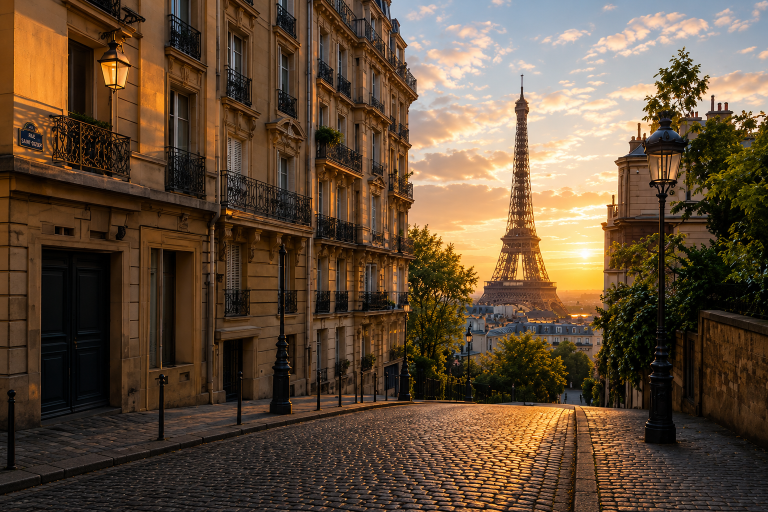
#> input picture Forth/bg/paris.png, 1536 x 1024 px (shown at 1/2 size)
$ python scene6.py
#> lines starting #> are read from the running program, lines starting #| are printed output that depends on the picture
#!/usr/bin/env python3
"""
Aila Launch Film — Scene 6 v2: personalized-journey hero (6.5s).
Corrections per sample (0619_2_.mp4):
  * TRANSITION: camera zooms INTO the detail card's hero photo (slow creep,
    then fast push to full-bleed) crossfading into the Paris background.
  * TEXT: warm cream (252,247,240), Lora ~86px, sample's two-beat build:
    block A first, pause, then block B + spinner together. Paragraph gap.
  * SPINNER: Aila comet ring (spinning, 1 rot/sec) below the text at left.

Text:
  A: This journey is crafted just for you.
  B: Every destination, stay, and experience
     is personalized to match your
     travel style, budget, and interests.

Assets: bg/paris.png, slices/detail_card.png, fonts/Lora.ttf
4K 3840x2160 @ 30fps.  Run:  python scene6.py aila_scene_06.mp4
"""
import math, subprocess, sys
from PIL import Image, ImageDraw, ImageFont, ImageFilter

S      = 1.5
W, H   = int(2560*S), int(1440*S)
FPS    = 30
DUR    = 6.5
N      = int(DUR*FPS)

BEIGE   = (239, 233, 223)
CREAM   = (252, 247, 240)     # sample-measured text color
ORANGE  = (245, 166, 35)
BLUE    = (33, 150, 243)

AD = "./slices"
GD = "./bg"
FD = "./fonts"

FONT = ImageFont.truetype(f"{FD}/Lora.ttf", int(86*S))
try: FONT.set_variation_by_axes([500])   # sample serif weight
except Exception: pass

BLOCK_A = ["This journey is crafted just for you."]
BLOCK_B = ["Every destination, stay, and experience",
           "is personalized to match your",
           "travel style, budget, and interests."]

TEXT_X   = int(317*S)
Y_A      = int(376*S)
LINE_H   = int(122*S)
PARA_GAP = int(41*S)          # sample: 163 vs 122 line pitch
RING_C   = (int(378*S), int(1030*S))
RING_R   = 55*S

# hero photo rect on screen (measured from detail slice placement)
HERO = (int(285*S), int(215*S), int(1233*S), int(742*S))

# timeline (s)
T_CREEP  = (0.00, 0.68)       # subtle pre-zoom (sample: slow creep 0.2-0.7)
T_ZOOM   = (0.68, 1.15)       # fast push into hero photo (sample: 0.7-1.15)
XFADE_AT = 0.55               # bg crossfade begins at this zoom progress
T_WORDS_A = (1.30, 1.85)
T_LEAD_B  = 1.95              # first word of block B appears early, then pause
T_WORDS_B = (2.90, 3.55)
T_RING    = 3.35
KB        = (1.060, 1.000)    # bg settles from zoomed, continuing the push

clamp = lambda x,a=0,b=1: max(a,min(b,x))
eoc = lambda t: 1-(1-clamp(t))**3
eic = lambda t: clamp(t)**3
eio = lambda t: (lambda u: u*u*(3-2*u))(clamp(t))
lerp = lambda a,b,t: a+(b-a)*t
def lerpc(c1,c2,t): return tuple(int(c1[i]+(c2[i]-c1[i])*t) for i in range(3))

# ---------- background master (scrim baked) ----------
def build_bg():
    src = Image.open(f"{GD}/paris.png").convert("RGB")
#> src is the input picture: PIL image 1536x1024 RGB; mean R, G, B 97.5, 76.8, 56.1
    s = max(W/src.width, H/src.height) * KB[0]
#> s = 2.65
    mw, mh = int(src.width*s), int(src.height*s)
#> mw = 4070; mh = 2713
    m = src.resize((mw, mh), Image.LANCZOS)
    m = m.filter(ImageFilter.UnsharpMask(radius=2.2, percent=68, threshold=2))
    grad = Image.new("L", (mw, 1))
    for x in range(mw):
        f = x/mw
        v = int(118*max(0.0, 1.0-f*1.28) + 30)      # scrim reaches ~78% width
        grad.putpixel((x,0), v)
    scrim = grad.resize((mw, mh))
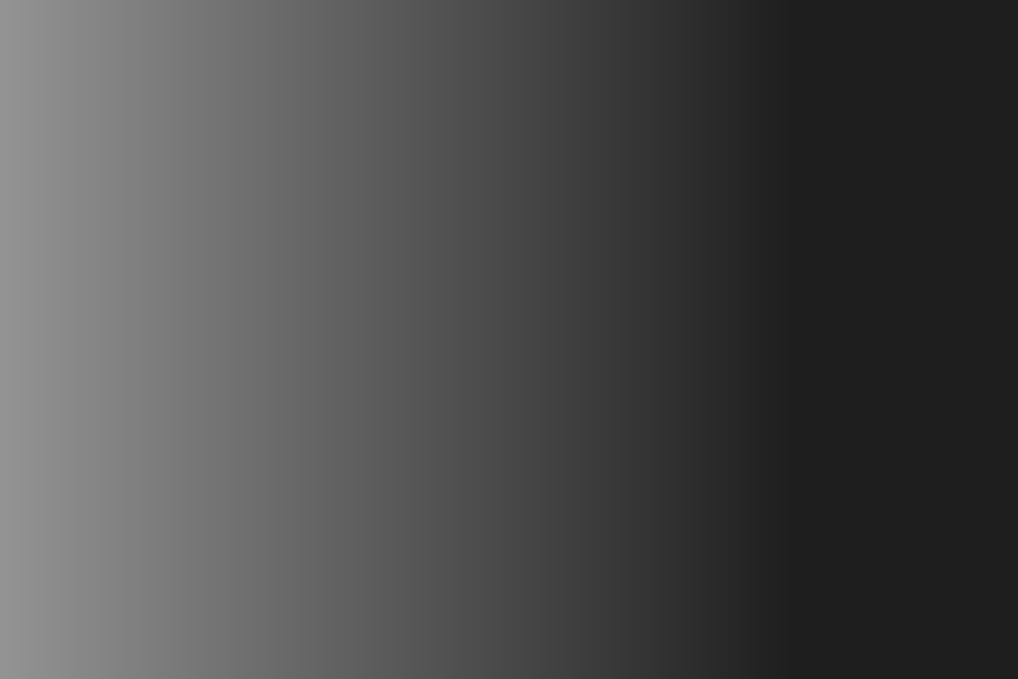
#> scrim: PIL image 4070x2713 L (shown at 1/4 size); min 30, max 148, mean 75.7
    dark = Image.new("RGB", (mw, mh), (8, 9, 12))
    return Image.composite(dark, m, scrim)
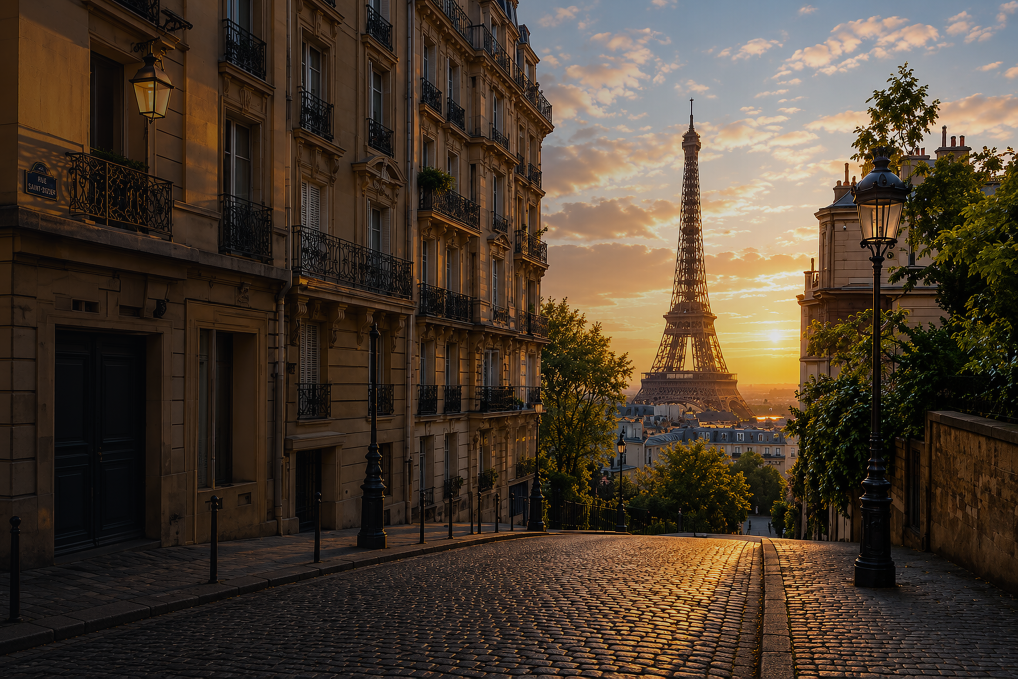
#> returned value: PIL image 4070x2713 RGB (shown at 1/4 size); mean R, G, B 74.2, 60.4, 46.7
MASTER = build_bg()
MW, MH = MASTER.size
#> MW = 4070; MH = 2713

# [5 lines left out: function bg_frame, not called in this run]

# ---------- scene-5 end state ----------
def build_prev():
    lay = Image.new("RGBA", (W, H), BEIGE+(255,))
    det = Image.open(f"{AD}/detail_card.png").convert("RGBA")
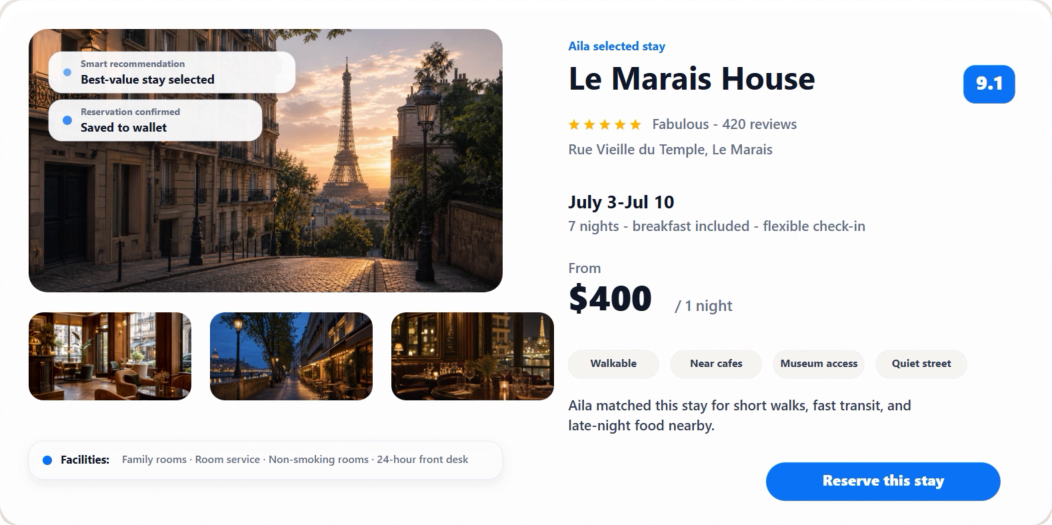
#> input picture Forth/slices/detail_card.png, 2103 x 1050 px (shown at 1/2 size)
#> det is the input picture: PIL image 2103x1050 RGBA; mean R, G, B, A 199, 196.7, 196.5, 254.9
    det = det.resize((int(det.width*S), int(det.height*S)), Image.LANCZOS)
#> det: PIL image 3154x1575 RGBA
    blur = int(26*S)
    sh = Image.new("RGBA", (det.width+blur*6, det.height+blur*6), (0,0,0,0))
#> sh: PIL image 3388x1809 RGBA; every value is 0
    ImageDraw.Draw(sh).rounded_rectangle(
        [blur*3,blur*3,blur*3+det.width,blur*3+det.height],
        radius=int(28*S), fill=(30,26,20,54))
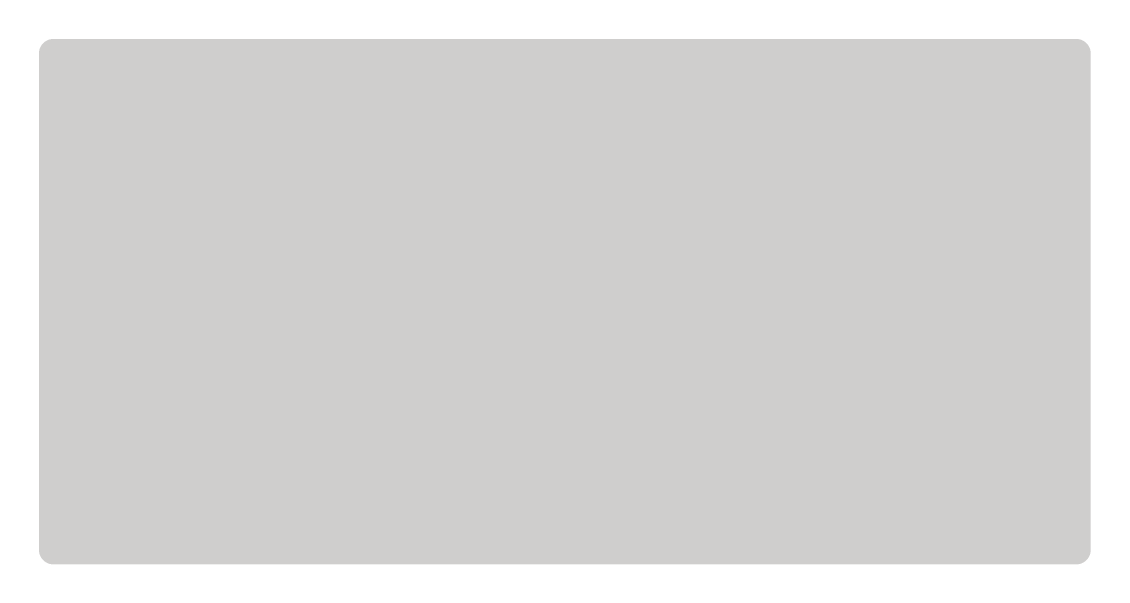
#> sh: PIL image 3388x1809 RGBA (shown at 1/3 size); mean R, G, B, A 24.3, 21.1, 16.2, 43.8; transparent parts drawn white
    sh = sh.filter(ImageFilter.GaussianBlur(blur))
    px, py = int(228*S), int(158*S)
    lay.alpha_composite(sh, (px-blur*3, py-blur*3+int(18*S)))
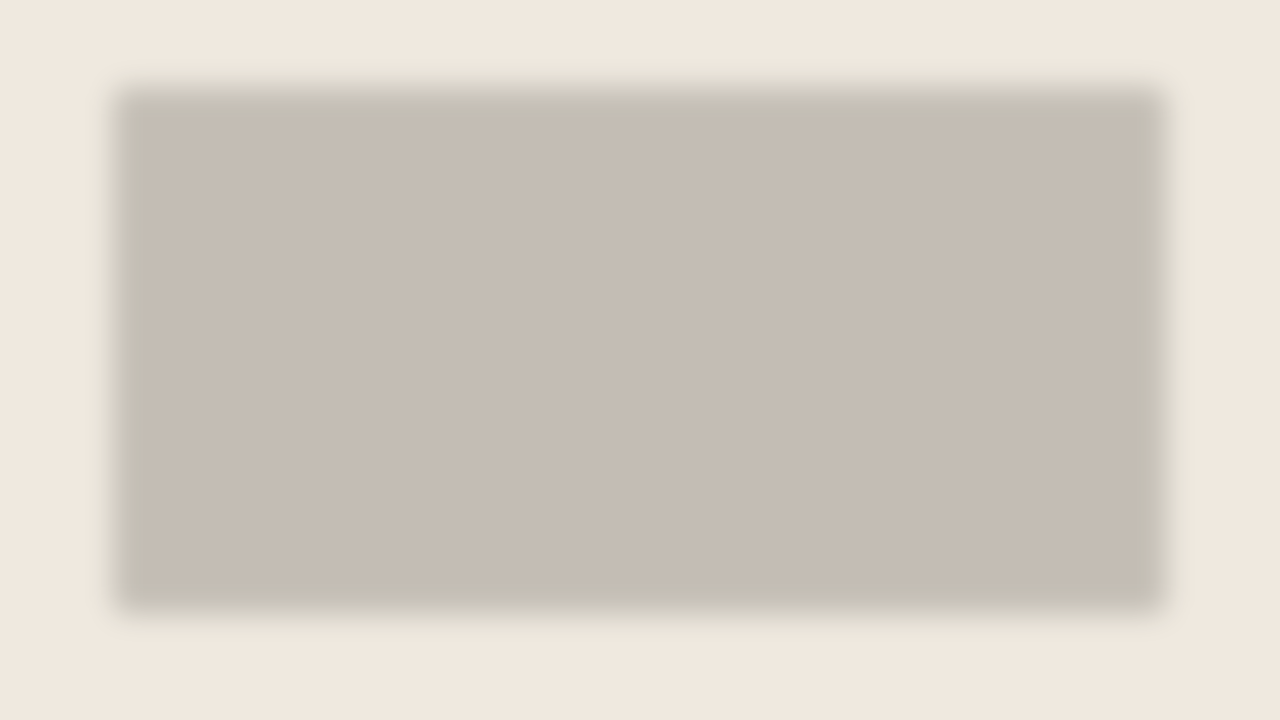
#> lay: PIL image 3840x2160 RGBA (shown at 1/3 size); mean R, G, B, A 212.4, 206.5, 197.1, 255
    lay.alpha_composite(det, (px, py))
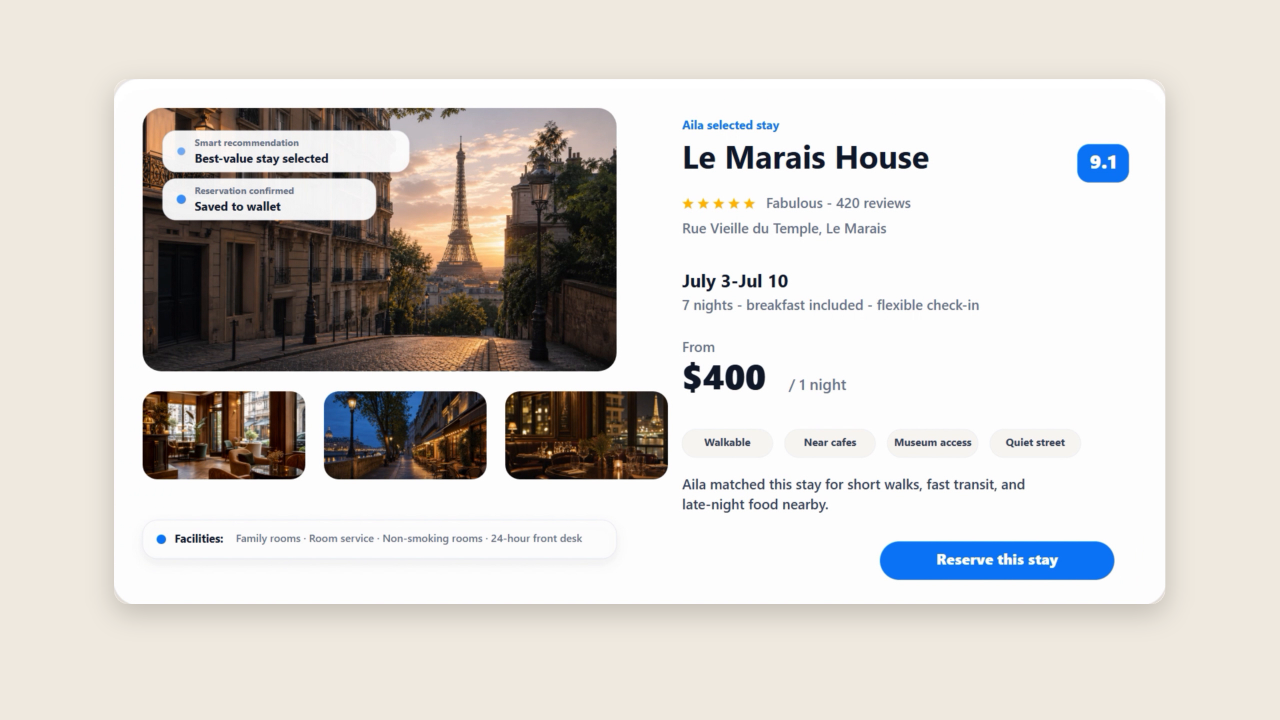
#> lay: PIL image 3840x2160 RGBA (shown at 1/3 size); mean R, G, B, A 214, 210.3, 206.2, 255
    return lay.convert("RGB")
#> returned value: PIL image 3840x2160 RGB
PREV = build_prev()

HX0,HY0,HX1,HY1 = HERO
HCX, HCY = (HX0+HX1)/2, (HY0+HY1)/2
F_MAX = max(W/(HX1-HX0), H/(HY1-HY0))   # ~2.73

# [26 lines left out: functions zoomed_prev, draw_ring, not called in this run]

# ---------- word layout ----------
_tmp=Image.new("RGB",(8,8)); _M=ImageDraw.Draw(_tmp)
def layout():
    words=[]
    space=_M.textlength(" ",font=FONT)
    y=Y_A
    for ln in BLOCK_A:
        x=TEXT_X
        for w in ln.split(" "):
            words.append(("A",w,x,y)); x+=_M.textlength(w,font=FONT)+space
        y+=LINE_H
    y+=PARA_GAP
    for ln in BLOCK_B:
        x=TEXT_X
        for w in ln.split(" "):
            words.append(("B",w,x,y)); x+=_M.textlength(w,font=FONT)+space
        y+=LINE_H
    return words
WORDS=layout()
NA=sum(1 for k,*_ in WORDS if k=="A")
NB=len(WORDS)-NA

# [46 lines left out: function render_frame, not called in this run]

def main():
    out=sys.argv[1] if len(sys.argv)>1 else "aila_scene_06_4k.mp4"
    cmd=["ffmpeg","-y","-f","rawvideo","-pix_fmt","rgb24","-s",f"{W}x{H}",
         "-r",str(FPS),"-i","-","-c:v","libx264","-preset","medium","-crf","16",
         "-pix_fmt","yuv420p","-movflags","+faststart",out]
#> (the run stopped early here; a loop or call above may not have finished)
